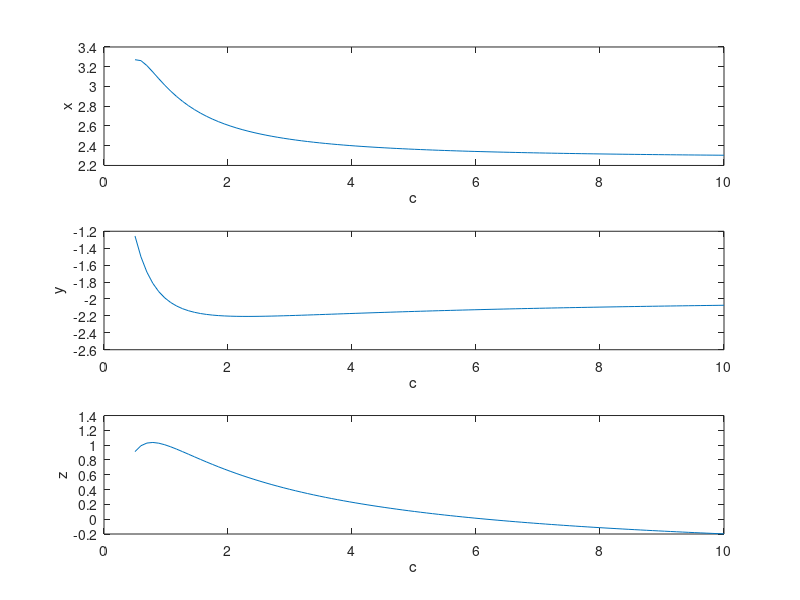
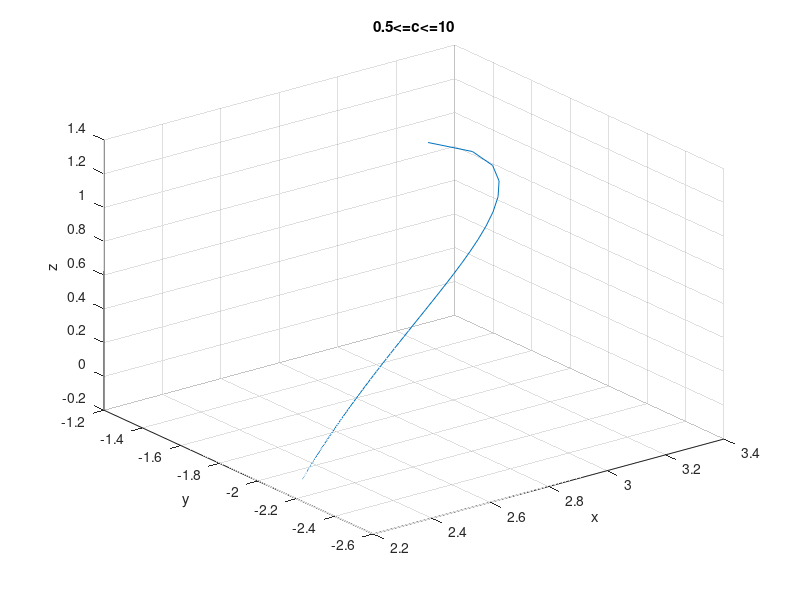

MATLAB code for these plots, in order:
clear; clc; close all;

% Description: Solves a system of equations

A = @(c) [  1/c, -5 -2;
            6, 3/c, 1;
            7, 3, -5/c  ];
b = [11, 13, 10]';

c = 5
x = A(c)\b

N = 100;
c = linspace(0.5,10,N);

x = zeros(3,N);
for i = 1:N
    x(:,i) = A(c(i))\b;
end

figure(1)
subplot(3,1,1)
plot(c,x(1,:))
xlabel('c')
ylabel('x')

subplot(3,1,2)
plot(c,x(2,:))
xlabel('c')
ylabel('y')

subplot(3,1,3)
plot(c,x(3,:))
xlabel('c')
ylabel('z')

figure(2)
plot3(x(1,:),x(2,:),x(3,:))
xlabel('x')
ylabel('y')
zlabel('z')
title('0.5<=c<=10')
grid on
